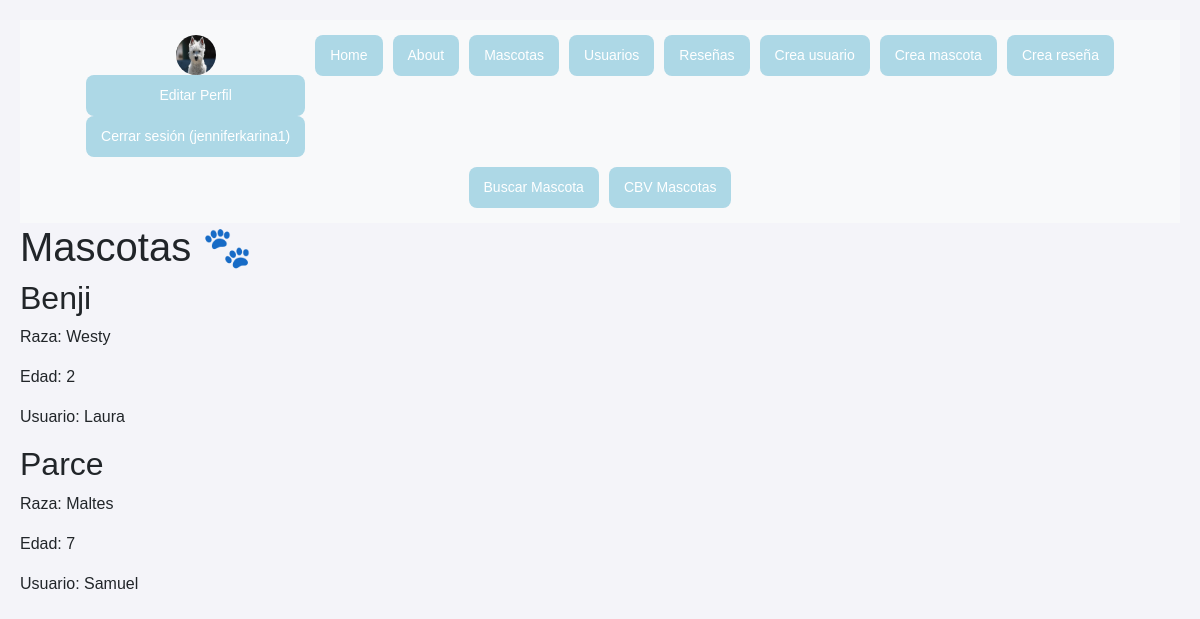
Page /mascotas/ (signed in) on the committed database.
### accounts/models.py (models this page shows, shortened)
class Avatar(models.Model):
    user = models.OneToOneField(User, on_delete=models.CASCADE)
    imagen = models.ImageField(upload_to='avatares/', null=True, blank=True)

### myapp/models.py (models this page shows, shortened)
class Mascota(models.Model):
    name = models.CharField(max_length=200)
    raza = models.CharField(max_length=200, default="Desconocida")
    edad = models.IntegerField(default=0)
    usuario = models.ForeignKey(Usuario, on_delete=models.CASCADE, default=1)

class Usuario(models.Model):
    name = models.CharField(max_length=200)
    email = models.EmailField()

### myapp/views.py (the view)
# urls.py: path('mascotas/', views.mascotas),
@login_required(login_url='accounts:login')
def mascotas(request):
    mascotas = Mascota.objects.all()
    return render(request, 'mascotas/mascotas.html', {
        'mascotas': mascotas
    })

### myapp/templates/mascotas/mascotas.html
{% extends 'layouts/base.html' %}
{% block content %}
<h1>Mascotas 🐾</h1>
{% for mascota in mascotas %}
<article>
    <h2 class="nombre-mascota">{{ mascota.name }}</h2>
    <p>Raza: {{ mascota.raza }}</p>
    <p>Edad: {{ mascota.edad }}</p>
    <p>Usuario: {{ mascota.usuario.name }}</p>
</article>
{% endfor %}
{% endblock %}

### myapp/templates/layouts/base.html (shortened to what this page needs)
<!DOCTYPE html>
<html lang="es">
<head>
    <link rel="stylesheet" href="https://maxcdn.bootstrapcdn.com/bootstrap/4.5.2/css/bootstrap.min.css">
</head>
<body>
<nav>
    <ul>
        <li>
            {% if user.is_authenticated %}
                {% if user.avatar %}
                    {% if user.avatar.imagen %}
                        <img src="{{ user.avatar.imagen.url }}" alt="Avatar" class="avatar-img">
                    {% endif %}
                {% endif %}
                <a href="{% url 'accounts:edit' %}">Editar Perfil</a>
                <a href="{% url 'accounts:logout' %}">Cerrar sesión ({{ user.username }})</a>
            {% else %}
                <a href="{% url 'accounts:login' %}">Iniciar sesión</a>
                <a href="{% url 'accounts:signup' %}">Registrarse</a>
            {% endif %}
        </li>
        <li>
            <a href="/">Home</a>
        </li>
        <li>
            <a href="/about">About</a>
        </li>
        <li>
            <a href="/mascotas">Mascotas</a>
        </li>
        <li>
            <a href="/usuario">Usuarios</a>
        </li>
        <li>
            <a href="/reseñas">Reseñas</a>
        </li>
        <li>
            <a href="/crea_usuario">Crea usuario</a>
        </li>
        <li>
            <a href="/crea_mascota">Crea mascota</a>
        </li>
        <li>
            <a href="/crea_reseña">Crea reseña</a>
        </li>
        <li>
            <a href="/buscar_mascota/">Buscar Mascota</a>
        </li>
        <li>
            <a href="{% url 'mascota_cbv_list' %}">CBV Mascotas</a>
        </li>
    </ul>
</nav>
{% block content %}
{% endblock %}
</body>
</html>

### myapp/templates/layouts/base.html (style rules this page uses)
body { font-family: Arial, sans-serif; background-color: #f4f4f9; padding: 20px; }
nav { background-color: #f8f9fa; padding: 10px; display: flex; justify-content: center; flex-wrap: wrap; }
nav ul { list-style-type: none; display: flex; flex-wrap: wrap; justify-content: center; padding: 0; margin: 0; }
nav ul li { margin: 5px; text-align: center; }
nav ul li a { display: block; padding: 10px 15px; width: auto; background-color: #ADD8E6; color: white; text-decoration: none; border-radius: 8px; transition: background-color 0.3s ease; font-size: 14px; }
.avatar-img { width: 40px; height: 40px; border-radius: 50%; }

### rows in the picture
Mascota: name "Benji", raza "Westy", edad "2", usuario.name "Laura"
Mascota: name "Parce", raza "Maltes", edad "7", usuario.name "Samuel"

### other values in the picture
{{ user.username }} "jenniferkarina1"
